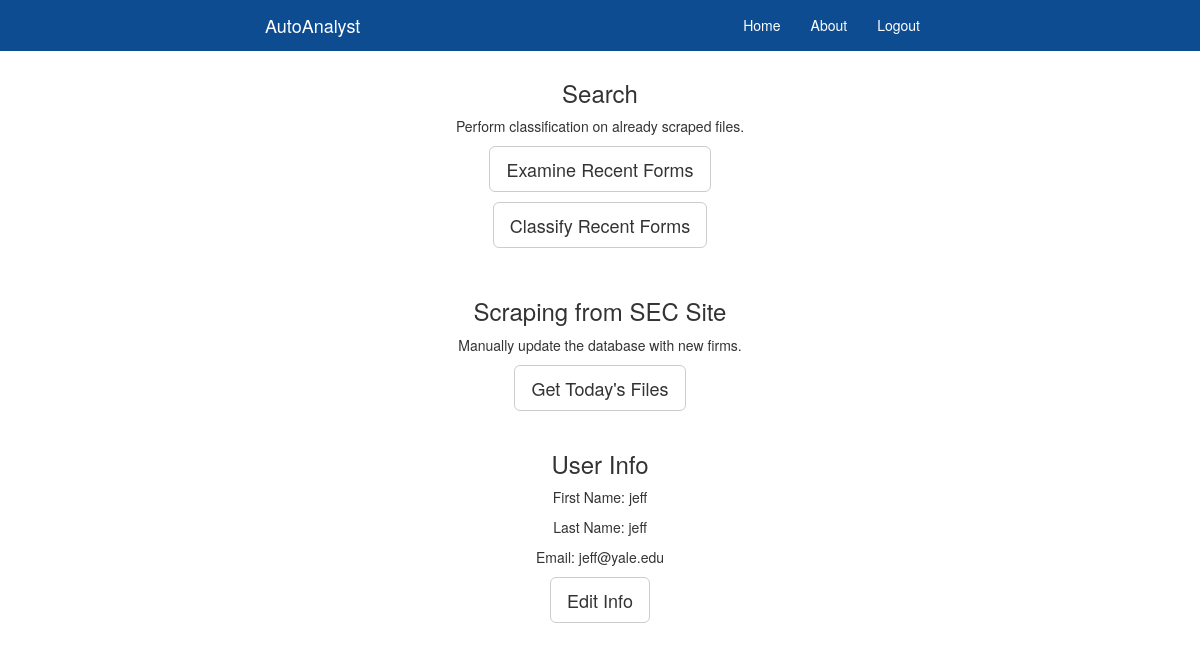
The page /analyst/accounts/profile/ (signed in) on the database its author committed.
### analyst/models.py (models this page shows)
class Analyst(models.Model):
    first_name = models.CharField(max_length=30)
    last_name = models.CharField(max_length=30)
    email = models.CharField(max_length=100)
    user = models.OneToOneField(
        User,
        on_delete=models.CASCADE,
        primary_key=True
    )

### analyst/views.py (the view)
def user_home(request):
  if not request.user.is_authenticated():
    return HttpResponseRedirect('/analyst/login')
  student = Analyst.objects.get(user=request.user)
  context = {
    'first_name': student.first_name,
    'last_name': student.last_name,
    'email': student.email,
    'username': request.user.username,
  }
  return render(request, 'analyst/user_home_page.html', context)

### analyst/templates/analyst/user_home_page.html
{% extends "analyst/base.html" %}
{% block content %}
<div style="text-align: center; padding-top:10px">
	<h3>Search</h3>
	<p>Perform classification on already scraped files.</p>
	<p>
		<a href="/analyst/recent/" class="btn btn-lg btn-default">Examine Recent Forms</a>
	</p>
	<p>
		<a href="/analyst/classify/" class="btn btn-lg btn-default">Classify Recent Forms</a>
	</p>
</div>
<div style="text-align: center; padding-top:20px">
	<h3>Scraping from SEC Site</h3>
	<p>Manually update the database with new firms.</p>
	<a href="/analyst/results/" class="btn btn-lg btn-default">Get Today's Files</a>
</div>
<div style="text-align: center; padding-top:20px">
	<h3>User Info</h3>
	<p>First Name: {{ first_name }}</p>
	<p>Last Name: {{ last_name }}</p>
	<p>Email: {{ email }}</p>
	<a href="/analyst/accounts/edit_info" class="btn btn-lg btn-default">Edit Info</a>
</div>
{% endblock %}

### analyst/static/analyst/library/css/mod-starter-template.css (style rules this page uses)
html { position: relative; min-height: 100%; }
body { padding-top: 50px; margin-bottom: 0px; position: relative; }

### rows shown on the page
Analyst: first_name "jeff", last_name "jeff", email "jeff@yale.edu"
